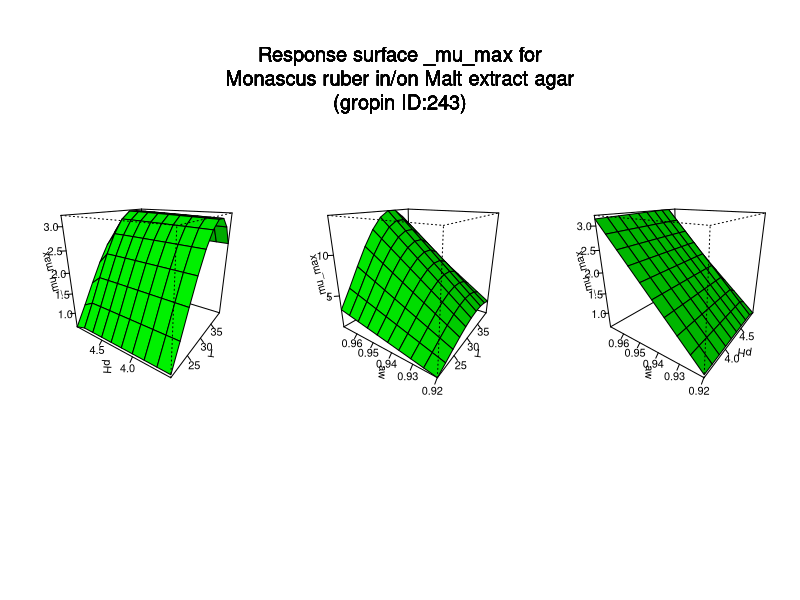

R code for this plot:
#############################
# start of Parameter script
#############################
T <- seq(20.02,39.96003996004,length.out=10)
pH <- seq(3.5035,4.995004995005,length.out=10)
aw <- seq(0.919919,0.969030969030969,length.out=10)
#############################
# end of Parameter script
#############################
############################# 
# start of Model script Gropin ID 243 
#############################
 
# constant coefficients for this model
moptdays1 <- 21.89
awmin <- 0.906
pHmin <- -101.1
pHmax <- 5
pHopt <- 4.81
TmaxoC <- 46.19
TminoC <- 14.61
ToptoC <- 34.36
 
variables <- data.frame(T,pH,aw)
argumentsPar <- unique.data.frame(expand.grid(variables))
 
# heart of the model
response_surface <- function(T,pH,aw) {
   mumax <-moptdays1*((aw-awmin)/(1-awmin))*((((T-TminoC)^2)*(T-TmaxoC))/((ToptoC-TminoC)*((ToptoC-TminoC)*(T-ToptoC)-(ToptoC-TmaxoC)*(ToptoC+TminoC-2*T))))*((((pH-pHmin)^2)*(pH-pHmax))/((pHopt-pHmin)*((pHopt-pHmin)*(pH-pHopt)-(pHopt-pHmax)*(pHopt+pHmin-2*pH))))

	return(mumax=mumax)
} 

# output parameters
responseSurface <- cbind(argumentsPar,response_surface(argumentsPar['T'],argumentsPar['pH'],argumentsPar['aw']))
colnames(responseSurface) <- c(colnames(argumentsPar),'mumax')
#############################
# End of Model script
#############################
############################# 
# start of Visualisation script Gropin ID 243 
#############################
titleText <-'Response surface _mu_max for
Monascus ruber in/on Malt extract agar
(gropin ID:243)'
argPar1 <- unique.data.frame(expand.grid(T,pH))
argPar2 <- unique.data.frame(expand.grid(T,aw))
argPar3 <- unique.data.frame(expand.grid(pH,aw))
z1 <- matrix(unlist(response_surface(T = argPar1[1],pH = argPar1[2],aw = aw[1])),nrow=10)
z2 <- matrix(unlist(response_surface(T = argPar2[1],aw = argPar2[2],pH = pH[1])),nrow=10)
z3 <- matrix(unlist(response_surface(pH = argPar3[1],aw = argPar3[2],T = T[1])),nrow=10)
# adding precaution if response surface is zero
myZLim1 <- range(z1)
if(myZLim1[1] == myZLim1[2]) myZLim1[2] <- myZLim1[2]+1
myZLim2 <- range(z2)
if(myZLim2[1] == myZLim2[2]) myZLim2[2] <- myZLim2[2]+1
myZLim3 <- range(z3)
if(myZLim3[1] == myZLim3[2]) myZLim3[2] <- myZLim3[2]+1
if(length(T)>1 & length(pH)>1 & length(aw)>1) {
	par(mfrow = c(1,3))
	persp(T,pH,z1,col = 'green',xlab='T',ylab='pH',zlab='_mu_max',zlim=myZLim1,theta=305,phi=20,shade=0.25,ticktype = 'detailed')
	persp(T,aw,z2,col = 'green',xlab='T',ylab='aw',zlab='_mu_max',zlim=myZLim2,theta=305,phi=20,shade=0.25,ticktype = 'detailed')
	persp(pH,aw,z3,col = 'green',xlab='pH',ylab='aw',zlab='_mu_max',zlim=myZLim3,theta=305,phi=20,shade=0.25,ticktype = 'detailed')
	mtext(titleText,outer=T,  cex=1.2, line=-8.5, side=3)
} else {
		myPars <- unique.data.frame(expand.grid(T,pH,aw))
		myZ <-matrix(unlist(response_surface(myPars[,1],myPars[,2],myPars[,3])),nrow=10)
		myZLim <- range(myZ)
if(myZLim[1] == myZLim[2]) myZLim[2] <- myZLim[2]+1
	if(length(aw)==1) {
		persp(T,pH,myZ,col = 'green',xlab='T',ylab='pH',zlab='_mu_max',main=titleText,sub=paste('other variable: aw =',round(aw,digits = 2)),zlim=myZLim,theta=305,phi=20,shade=0.25,ticktype = 'detailed')
	}
	if(length(pH)==1) {
		persp(T,aw,myZ,col = 'green',xlab='T',ylab='aw',zlab='_mu_max',main=titleText,sub=paste('other variable: pH =',round(pH,digits = 2)),zlim=myZLim,theta=305,phi=20,shade=0.25,ticktype = 'detailed')
	}
	if(length(T)==1) {
		persp(pH,aw,myZ,col = 'green',xlab='pH',ylab='aw',zlab='_mu_max',main=titleText,sub=paste('other variable: T =',round(T,digits = 2)),zlim=myZLim,theta=305,phi=20,shade=0.25,ticktype = 'detailed')
	}
}
#############################
# End of Visualisation script
#############################
